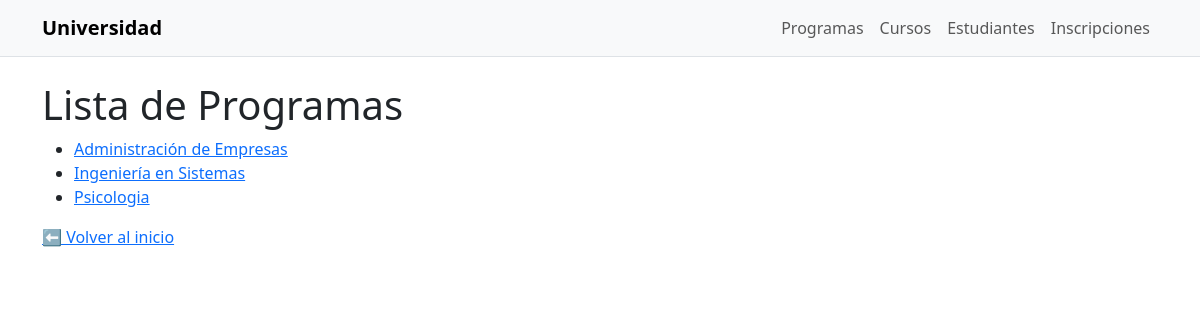
/programas/, run on the app's committed database.
### estudiantes/models.py (models this page shows, shortened)
class Programa(models.Model):
    nombre = models.CharField(max_length=100)
    descripcion = models.TextField(blank=True, null=True)
    duracion = models.CharField(max_length=50, blank=True, null=True)  # Ej: "5 semestres"
    codigo = models.CharField(max_length=20, blank=True, null=True)    # Ej: "ING-SIS"

### estudiantes/views.py (the view)
# urls.py: path("programas/", views.lista_programas, name="lista_programas"),
def lista_programas(request):
    programas = Programa.objects.all().order_by("nombre")
    return render(request, "estudiantes/lista_programas.html", {"programas": programas})

### estudiantes/templates/estudiantes/lista_programas.html
{% extends "estudiantes/base.html" %}
{% block content %}
    <h1>Lista de Programas</h1>
    <ul>
        {% for programa in programas %}
        <li>
            <a href="{% url 'estudiantes:detalle_programa' programa.pk %}">
            {{ programa.nombre }}
            </a>
        </li>
        {% empty %}
        <li>No hay programas registrados aún.</li>
        {% endfor %}
    </ul>
    <a href="{% url 'estudiantes:home' %}">⬅ Volver al inicio</a>
{% endblock %}

### data on the page
Programa: nombre "Administración de Empresas"
Programa: nombre "Ingeniería en Sistemas"
Programa: nombre "Psicologia"
